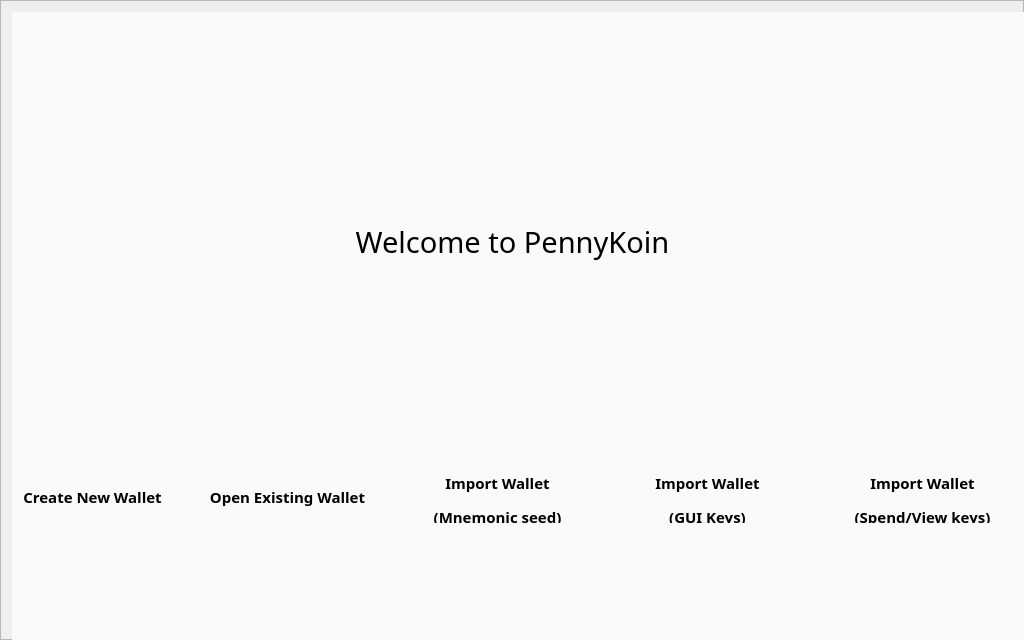
<?xml version="1.0" encoding="UTF-8"?>
<ui version="4.0">
 <class>WelcomeFrame</class>
 <widget class="QFrame" name="WelcomeFrame">
  <property name="geometry">
   <rect>
    <x>0</x>
    <y>0</y>
    <width>1024</width>
    <height>640</height>
   </rect>
  </property>
  <property name="minimumSize">
   <size>
    <width>1024</width>
    <height>640</height>
   </size>
  </property>
  <property name="font">
   <font>
    <family>Poppins</family>
    <pointsize>9</pointsize>
   </font>
  </property>
  <property name="windowTitle">
   <string>Frame</string>
  </property>
  <property name="styleSheet">
   <string notr="true">color: #rgb(48, 48, 48); 
border: 0px; background-color: #ffffff;</string>
  </property>
  <property name="frameShape">
   <enum>QFrame::StyledPanel</enum>
  </property>
  <property name="frameShadow">
   <enum>QFrame::Raised</enum>
  </property>
  <layout class="QVBoxLayout" name="verticalLayout">
   <item>
    <widget class="QGroupBox" name="groupBox">
     <property name="minimumSize">
      <size>
       <width>1300</width>
       <height>640</height>
      </size>
     </property>
     <property name="mouseTracking">
      <bool>false</bool>
     </property>
     <property name="styleSheet">
      <string notr="true">border: 0px;
color: rgb(0, 0, 0);
background-color: rgb(250, 250, 250);
font-family: Poppins;</string>
     </property>
     <property name="title">
      <string/>
     </property>
     <widget class="QLabel" name="label_4">
      <property name="geometry">
       <rect>
        <x>-10</x>
        <y>200</y>
        <width>1021</width>
        <height>61</height>
       </rect>
      </property>
      <property name="font">
       <font>
        <family>Poppins</family>
       </font>
      </property>
      <property name="styleSheet">
       <string notr="true">color: rgb(0, 0, 0);</string>
      </property>
      <property name="text">
       <string>&lt;html&gt;&lt;head/&gt;&lt;body&gt;&lt;p align=&quot;center&quot;&gt;&lt;span style=&quot; font-size:22pt; color:#000000;&quot;&gt;Welcome to PennyKoin&lt;/span&gt;&lt;/p&gt;&lt;/body&gt;&lt;/html&gt;</string>
      </property>
      <property name="alignment">
       <set>Qt::AlignCenter</set>
      </property>
     </widget>
     <widget class="QPushButton" name="pushButton">
      <property name="geometry">
       <rect>
        <x>20</x>
        <y>310</y>
        <width>121</width>
        <height>121</height>
       </rect>
      </property>
      <property name="font">
       <font>
        <family>Poppins</family>
        <pointsize>10</pointsize>
       </font>
      </property>
      <property name="cursor">
       <cursorShape>PointingHandCursor</cursorShape>
      </property>
      <property name="whatsThis">
       <string/>
      </property>
      <property name="autoFillBackground">
       <bool>false</bool>
      </property>
      <property name="styleSheet">
       <string notr="true">image: url(:/images/images/newwallet.png);</string>
      </property>
      <property name="text">
       <string/>
      </property>
     </widget>
     <widget class="QPushButton" name="pushButton_2">
      <property name="geometry">
       <rect>
        <x>210</x>
        <y>310</y>
        <width>131</width>
        <height>121</height>
       </rect>
      </property>
      <property name="font">
       <font>
        <family>Poppins</family>
        <pointsize>10</pointsize>
       </font>
      </property>
      <property name="cursor">
       <cursorShape>PointingHandCursor</cursorShape>
      </property>
      <property name="styleSheet">
       <string notr="true">image: url(:/images/images/openwallet.png);</string>
      </property>
      <property name="text">
       <string/>
      </property>
     </widget>
     <widget class="QPushButton" name="seedButton">
      <property name="geometry">
       <rect>
        <x>420</x>
        <y>310</y>
        <width>131</width>
        <height>121</height>
       </rect>
      </property>
      <property name="font">
       <font>
        <family>Poppins</family>
        <pointsize>10</pointsize>
       </font>
      </property>
      <property name="cursor">
       <cursorShape>PointingHandCursor</cursorShape>
      </property>
      <property name="styleSheet">
       <string notr="true">image: url(:/images/images/importseed.png);</string>
      </property>
      <property name="text">
       <string/>
      </property>
     </widget>
     <widget class="QPushButton" name="guikeyButton">
      <property name="geometry">
       <rect>
        <x>630</x>
        <y>310</y>
        <width>131</width>
        <height>121</height>
       </rect>
      </property>
      <property name="font">
       <font>
        <family>Poppins</family>
        <pointsize>10</pointsize>
       </font>
      </property>
      <property name="cursor">
       <cursorShape>PointingHandCursor</cursorShape>
      </property>
      <property name="styleSheet">
       <string notr="true">image: url(:/images/images/import_guikey.png);</string>
      </property>
      <property name="text">
       <string/>
      </property>
     </widget>
     <widget class="QPushButton" name="spendkeyButton">
      <property name="geometry">
       <rect>
        <x>840</x>
        <y>310</y>
        <width>141</width>
        <height>121</height>
       </rect>
      </property>
      <property name="font">
       <font>
        <family>Poppins</family>
        <pointsize>10</pointsize>
       </font>
      </property>
      <property name="cursor">
       <cursorShape>PointingHandCursor</cursorShape>
      </property>
      <property name="styleSheet">
       <string notr="true">image: url(:/images/images/import_viewkey.png);</string>
      </property>
      <property name="text">
       <string/>
      </property>
     </widget>
     <widget class="QLabel" name="label_5">
      <property name="geometry">
       <rect>
        <x>-10</x>
        <y>20</y>
        <width>1021</width>
        <height>171</height>
       </rect>
      </property>
      <property name="font">
       <font>
        <family>Poppins</family>
       </font>
      </property>
      <property name="styleSheet">
       <string notr="true">image: url(:/images/images/apple-touch-icon.png);</string>
      </property>
      <property name="text">
       <string/>
      </property>
      <property name="alignment">
       <set>Qt::AlignCenter</set>
      </property>
     </widget>
     <widget class="QLabel" name="label">
      <property name="geometry">
       <rect>
        <x>400</x>
        <y>460</y>
        <width>171</width>
        <height>51</height>
       </rect>
      </property>
      <property name="styleSheet">
       <string notr="true">color: rgb(0, 0, 0);</string>
      </property>
      <property name="text">
       <string>&lt;html&gt;&lt;head/&gt;&lt;body&gt;&lt;p align=&quot;center&quot;&gt;&lt;span style=&quot; font-size:11pt; font-weight:600;&quot;&gt;Import Wallet&lt;/span&gt;&lt;/p&gt;&lt;p align=&quot;center&quot;&gt;&lt;span style=&quot; font-size:11pt; font-weight:600;&quot;&gt;(Mnemonic seed)&lt;/span&gt;&lt;/p&gt;&lt;/body&gt;&lt;/html&gt;</string>
      </property>
     </widget>
     <widget class="QLabel" name="label_2">
      <property name="geometry">
       <rect>
        <x>0</x>
        <y>460</y>
        <width>161</width>
        <height>51</height>
       </rect>
      </property>
      <property name="styleSheet">
       <string notr="true">color: rgb(0, 0, 0);</string>
      </property>
      <property name="text">
       <string>&lt;html&gt;&lt;head/&gt;&lt;body&gt;&lt;p align=&quot;center&quot;&gt;&lt;span style=&quot; font-size:11pt; font-weight:600;&quot;&gt;Create New Wallet&lt;/span&gt;&lt;/p&gt;&lt;/body&gt;&lt;/html&gt;</string>
      </property>
     </widget>
     <widget class="QLabel" name="label_3">
      <property name="geometry">
       <rect>
        <x>190</x>
        <y>460</y>
        <width>171</width>
        <height>51</height>
       </rect>
      </property>
      <property name="styleSheet">
       <string notr="true">color: rgb(0, 0, 0);</string>
      </property>
      <property name="text">
       <string>&lt;html&gt;&lt;head/&gt;&lt;body&gt;&lt;p align=&quot;center&quot;&gt;&lt;span style=&quot; font-size:11pt; font-weight:600;&quot;&gt;Open Existing Wallet&lt;/span&gt;&lt;/p&gt;&lt;/body&gt;&lt;/html&gt;</string>
      </property>
     </widget>
     <widget class="QLabel" name="label_6">
      <property name="geometry">
       <rect>
        <x>610</x>
        <y>460</y>
        <width>171</width>
        <height>51</height>
       </rect>
      </property>
      <property name="styleSheet">
       <string notr="true">color: rgb(0, 0, 0);</string>
      </property>
      <property name="text">
       <string>&lt;html&gt;&lt;head/&gt;&lt;body&gt;&lt;p align=&quot;center&quot;&gt;&lt;span style=&quot; font-size:11pt; font-weight:600;&quot;&gt;Import Wallet&lt;/span&gt;&lt;/p&gt;&lt;p align=&quot;center&quot;&gt;&lt;span style=&quot; font-size:11pt; font-weight:600;&quot;&gt;(GUI Keys)&lt;/span&gt;&lt;/p&gt;&lt;/body&gt;&lt;/html&gt;</string>
      </property>
     </widget>
     <widget class="QLabel" name="label_7">
      <property name="geometry">
       <rect>
        <x>830</x>
        <y>460</y>
        <width>161</width>
        <height>51</height>
       </rect>
      </property>
      <property name="styleSheet">
       <string notr="true">color: rgb(0, 0, 0);</string>
      </property>
      <property name="text">
       <string>&lt;html&gt;&lt;head/&gt;&lt;body&gt;&lt;p align=&quot;center&quot;&gt;&lt;span style=&quot; font-size:11pt; font-weight:600;&quot;&gt;Import Wallet&lt;/span&gt;&lt;/p&gt;&lt;p align=&quot;center&quot;&gt;&lt;span style=&quot; font-size:11pt; font-weight:600;&quot;&gt;(Spend/View keys)&lt;/span&gt;&lt;/p&gt;&lt;/body&gt;&lt;/html&gt;</string>
      </property>
     </widget>
    </widget>
   </item>
  </layout>
 </widget>
 <resources/>
 <connections>
  <connection>
   <sender>pushButton</sender>
   <signal>clicked()</signal>
   <receiver>WelcomeFrame</receiver>
   <slot>createWallet()</slot>
   <hints>
    <hint type="sourcelabel">
     <x>244</x>
     <y>248</y>
    </hint>
    <hint type="destinationlabel">
     <x>379</x>
     <y>234</y>
    </hint>
   </hints>
  </connection>
  <connection>
   <sender>pushButton_2</sender>
   <signal>clicked()</signal>
   <receiver>WelcomeFrame</receiver>
   <slot>openWallet()</slot>
   <hints>
    <hint type="sourcelabel">
     <x>474</x>
     <y>248</y>
    </hint>
    <hint type="destinationlabel">
     <x>379</x>
     <y>234</y>
    </hint>
   </hints>
  </connection>
  <connection>
   <sender>seedButton</sender>
   <signal>clicked()</signal>
   <receiver>WelcomeFrame</receiver>
   <slot>importSeed()</slot>
   <hints>
    <hint type="sourcelabel">
     <x>403</x>
     <y>308</y>
    </hint>
    <hint type="destinationlabel">
     <x>408</x>
     <y>308</y>
    </hint>
   </hints>
  </connection>
  <connection>
   <sender>guikeyButton</sender>
   <signal>clicked()</signal>
   <receiver>WelcomeFrame</receiver>
   <slot>importKey()</slot>
   <hints>
    <hint type="sourcelabel">
     <x>403</x>
     <y>368</y>
    </hint>
    <hint type="destinationlabel">
     <x>408</x>
     <y>308</y>
    </hint>
   </hints>
  </connection>
  <connection>
   <sender>spendkeyButton</sender>
   <signal>clicked()</signal>
   <receiver>WelcomeFrame</receiver>
   <slot>importsecretkeys()</slot>
   <hints>
    <hint type="sourcelabel">
     <x>403</x>
     <y>428</y>
    </hint>
    <hint type="destinationlabel">
     <x>408</x>
     <y>308</y>
    </hint>
   </hints>
  </connection>
 </connections>
 <slots>
  <signal>createWalletClickedSignal()</signal>
  <signal>openWalletClickedSignal()</signal>
  <slot>okClicked()</slot>
  <slot>passwordChanged(QString)</slot>
 </slots>
</ui>
